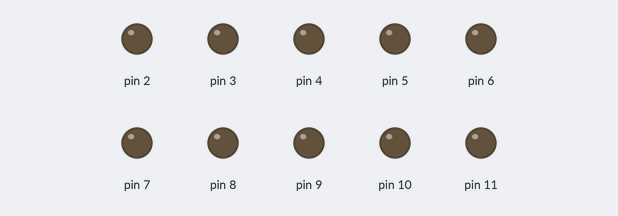
A sketch run on a simulated Arduino Uno, built with avr-gcc and run on an emulated ATmega328P. Shown: output pins drawn as LEDs (lit = HIGH).

Above: at 0.6 s.
At 2.7 s:
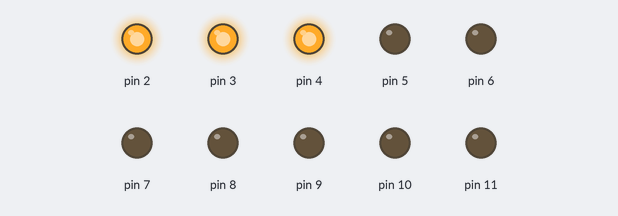
At 5.1 s:
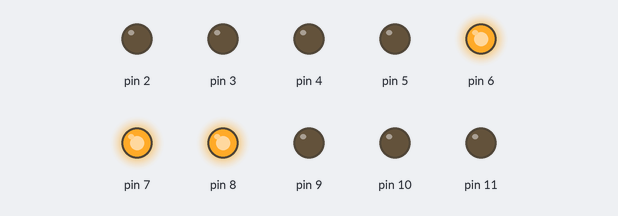
At 9.9 s:
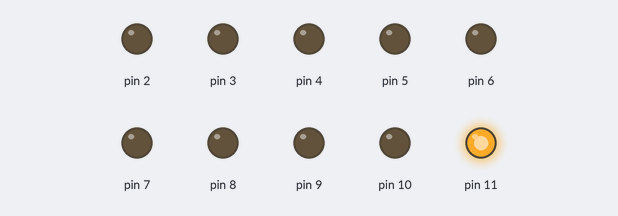
At 14.1 s:
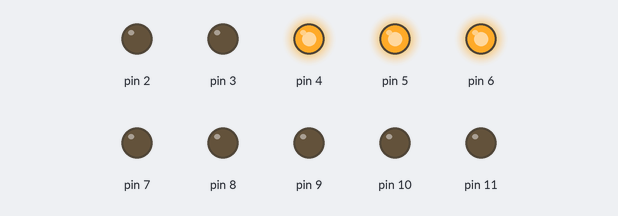
At 18.3 s:
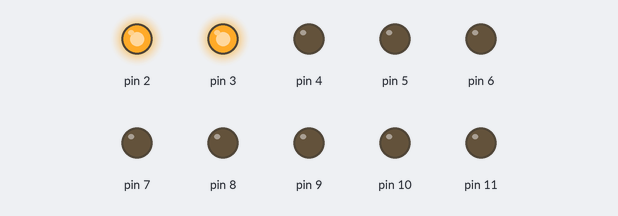
Timing chart, 0 to 18.6 s (numbered marks = the images above):
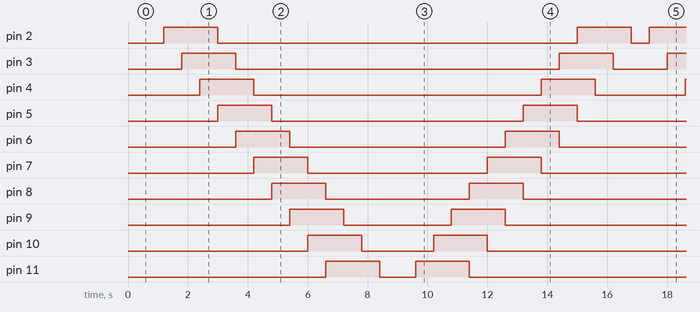

Measured:
- by itself, pin 2: repeats every 16.2 s: LOW 12.0 s, HIGH 1.8 s, LOW 0.60 s, HIGH 1.8 s
- by itself, pin 3: repeats every 16.2 s: LOW 10.8 s, HIGH 1.8 s, LOW 1.8 s, HIGH 1.8 s
- by itself, pin 4: repeats every 16.2 s: LOW 9.6 s, HIGH 1.8 s, LOW 3.0 s, HIGH 1.8 s
- by itself, pin 5: repeats every 16.2 s: LOW 8.4 s, HIGH 1.8 s, LOW 4.2 s, HIGH 1.8 s
- by itself, pin 6: repeats every 16.2 s: LOW 7.2 s, HIGH 1.8 s, LOW 5.4 s, HIGH 1.8 s
- by itself, pin 7: alternates HIGH for 1.8 s and LOW for 6.3 s
- by itself, pin 8: repeats every 16.2 s: LOW 4.8 s, HIGH 1.8 s, LOW 7.8 s, HIGH 1.8 s
- by itself, pin 9: repeats every 16.2 s: LOW 3.6 s, HIGH 1.8 s, LOW 9.0 s, HIGH 1.8 s

The sketch:

te1.ino
```cpp
int leds = 10; //# de leds en la conexion
int i;
int patron = 3; //El patron sera con 3 leds encendidos
int posiciones[3]; //Tiene que ser una matriz del tamaño del patron
int pos_respaldo[3]; //Una copia de "posiciones"
bool sentido = true; /*
Intercala el codigo para barrerlo de izquierda a derecha
true = a la izquierda
false = a la derecha*/

void setup()
{
Serial.begin(9600);
 /*Se declara del pin 2 al pin 11 como salida

Los leds deben estar conectados y acomodados en orden
Es decir, pin 2 con el primer led, pin 3 con el segundo led
y asi sucesivamente

NOTA:
No se usan los pines 1 y 2 porque luego no funciona bien el
led por el tipo de señal que manejan esos puertos*/
for(i=0;i<leds;i++){
    pinMode((i+2), OUTPUT);
}

/*Se inicializan las posiciones para el barrido
[-3 -2 -1]
Estas posiciones "invisibles" son para irlas
actualizando en cada iteracion e indicar el pin de salida
que debe mandar encender el led
*/
for(i=0;i<patron;i++){
    posiciones[i]=-(i+1);
    pos_respaldo[i] = posiciones[i];
  }
}

void loop(){
if(sentido == true){
    izquierda();
}

if(sentido == false){
    derecha();
}

//ENCENDER LOS LEDS PERTINENTES
for(i=0;i<patron;i++){
    digitalWrite(pos_respaldo[i],HIGH);
}

//TIEMPO DE ESPERA AL SIG. MOVIMIENTO
delay(600);


for(i=0;i<patron;i++){
    digitalWrite(pos_respaldo[i],LOW);
    }
}

void izquierda(){
for(i=0;i<patron;i++){
    posiciones[i] = posiciones[i] + 1;
    pos_respaldo[i] = posiciones[i];
}

if(posiciones[2]>(leds+2)){
    sentido = false;
    }
}

void derecha(){
    for(i=0;i<patron;i++){
    posiciones[i] = posiciones[i] - 1;
    pos_respaldo[i] = posiciones[i];
}

    if(posiciones[0]<(patron-1)){
        sentido = true;
    }
}
```
